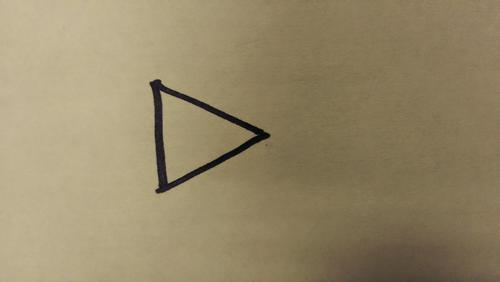
#> input picture IMAG19.jpg, 500 x 282 px, found by its file name
$ python 'rectangle test.py'
#> lines starting #> are read from the running program, lines starting #| are printed output that depends on the picture; after the words box and inside, x2 and y2 are one past the last pixel; in counts of white or black regions, pixels touching at a corner belong together
import cv2
import numpy as np


# load the query image
image = cv2.imread('IMAG19.jpg')
#> image is the input picture: shape (282, 500, 3); mean B, G, R 104.9, 136.3, 150.2


# convert the image to grayscale, blur it, and find edges in the image
gray = cv2.cvtColor(image, cv2.COLOR_BGR2GRAY)
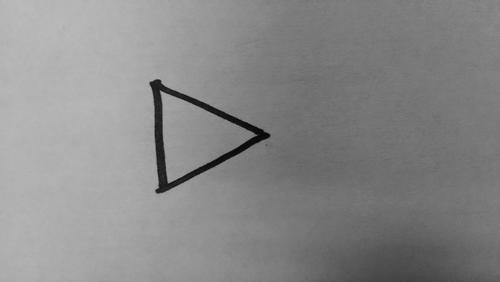
#> gray: shape (282, 500); min 0, max 187, mean 136.9
gray = cv2.bilateralFilter(gray, 11, 17, 17)
edged = cv2.Canny(gray, 30, 200)
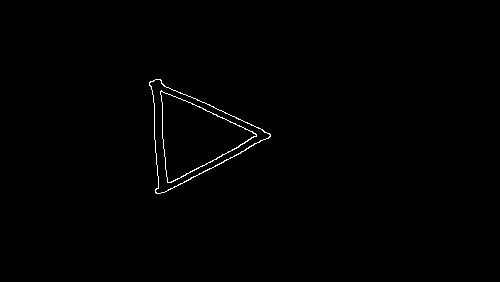
#> edged: shape (282, 500); 0.53% white in thin lines or dots, all inside (x1, y1, x2, y2) = (149, 79, 271, 194)


# find contours in the edged image, keep only the largest
# ones, and initialize our screen contour (keeps 40 largest points)
(cnts, _) = cv2.findContours(edged.copy(), cv2.RETR_TREE, cv2.CHAIN_APPROX_SIMPLE)
#> cnts = 4 contours; box (x1, y1, x2, y2) and area: (149, 79, 271, 194) 6926, (149, 79, 271, 194) 6858, (160, 90, 257, 183) 4581, (160, 91, 257, 183) 4526
cnts = sorted(cnts, key = cv2.contourArea, reverse = True)[:40]
screenCnt = None

# loop over our contours
for c in cnts:
    # approximate the contour
    peri = cv2.arcLength(c, True)
    approx = cv2.approxPolyDP(c, 0.02 * peri, True)

    # if our approximated contour has four points, then
    # we can assume that we have found our screen
    if len(approx) == 4:
        screenCnt = approx
        break
#> this loop made 4 passes
#> (peri, approx) on passes 1 to 4: (402.8, [[149, 82], [156, 193], [270, 136]]), (400.4, [[149, 83], [270, 135], [157, 193]]), (318.6, [[160, 91], [167, 182], [256, 136]]), (315.4, [[160, 92], [256, 135], [168, 182]])

cv2.drawContours(image, [screenCnt], -1, (0, 255, 0), 3)
cv2.imwrite("box3.jpg", image)
cv2.waitKey(0)

$ run again, with TESTIMAGEHOUGHLINE.jpg copied over IMAG19.jpg
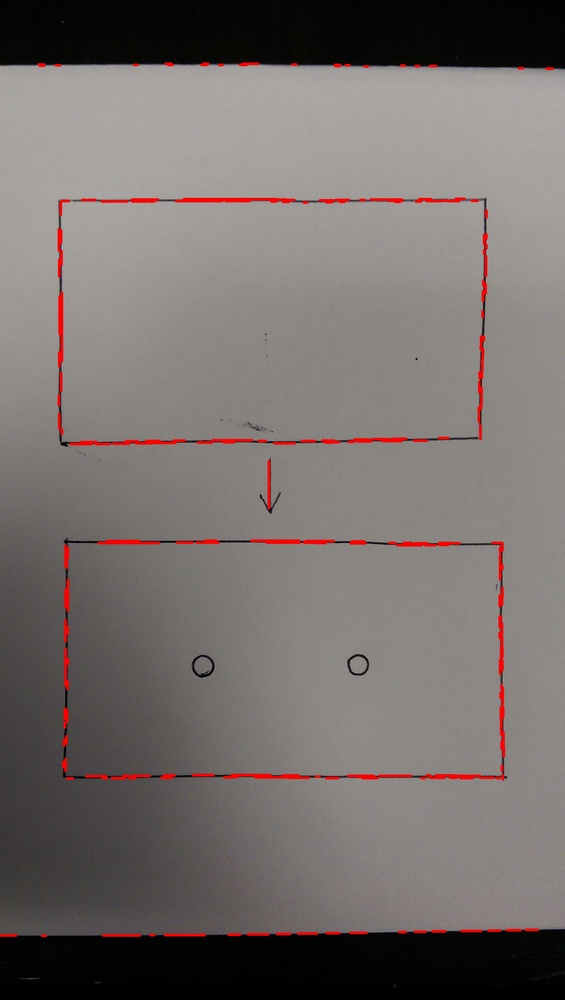
#> input picture TESTIMAGEHOUGHLINE.jpg, 565 x 1000 px, shrunk from 1520 x 2688 before the run, found by its file name
#> image is the input picture: shape (1000, 565, 3); mean B, G, R 108.4, 111, 118
#> `edged = cv2.Canny(gray, 30, 200)`:
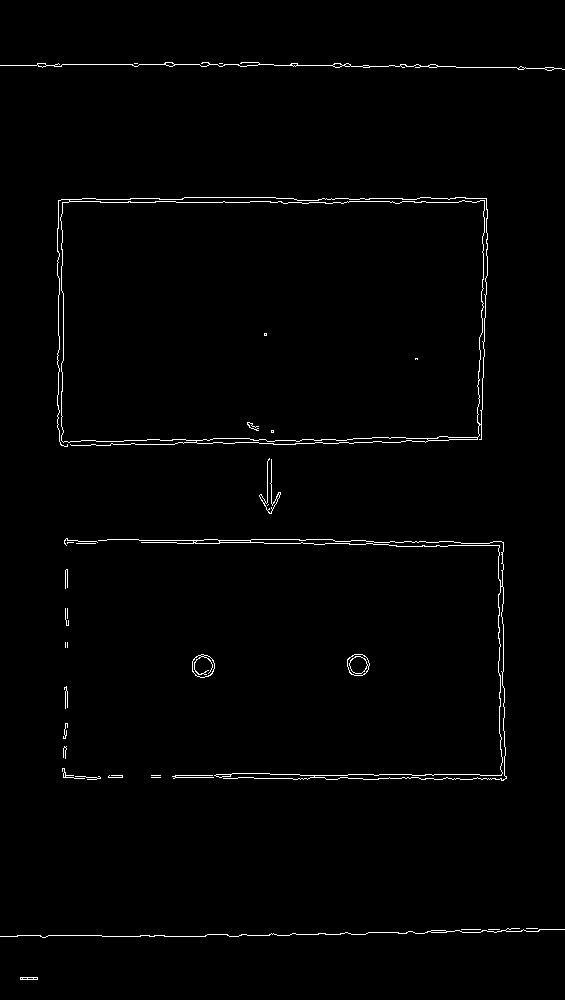
#> edged: shape (1000, 565); 1.2% white in thin lines or dots
#> `(cnts, _) = cv2.findContours(edged.copy(), cv2.RETR_TREE, cv2.CHAIN_AP..`: cnts = 69 contours, 42 with area under 20; largest, box (x1, y1, x2, y2) and area: (57, 197, 488, 447) 102664, (60, 200, 485, 443) 99396, (98, 539, 507, 781) 2682, (69, 197, 488, 425) 2258, (314, 586, 507, 781) 1442
#> `cnts = sorted(cnts, key = cv2.contourArea, reverse = True)[:40]`: cnts = 40 contours, 13 with area under 20; largest, box (x1, y1, x2, y2) and area: (57, 197, 488, 447) 102664, (60, 200, 485, 443) 99396, (98, 539, 507, 781) 2682, (69, 197, 488, 425) 2258, (314, 586, 507, 781) 1442
#> the loop `for c in cnts:` made 2 passes
#> (peri, screenCnt) on pass 2: (1367.7, [[484, 201], [477, 437], [61, 440], [63, 202]])
#> `cv2.drawContours(image, [screenCnt], -1, (0, 255, 0), 3)`:
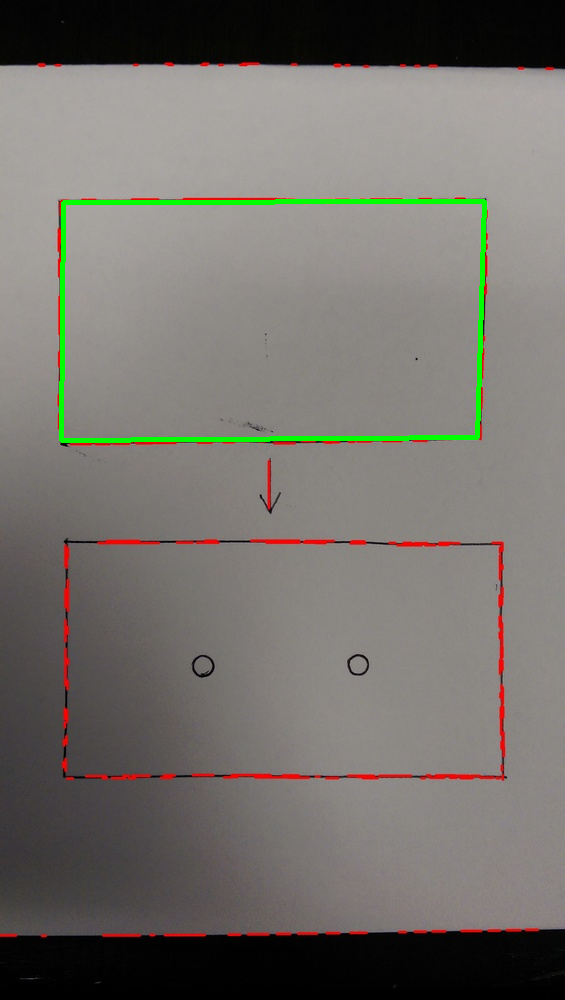
#> image: shape (1000, 565, 3); 1.16% of pixels changed, all inside (x1, y1, x2, y2) = (59, 199, 487, 443)

$ run again, with square1.jpg copied over IMAG19.jpg
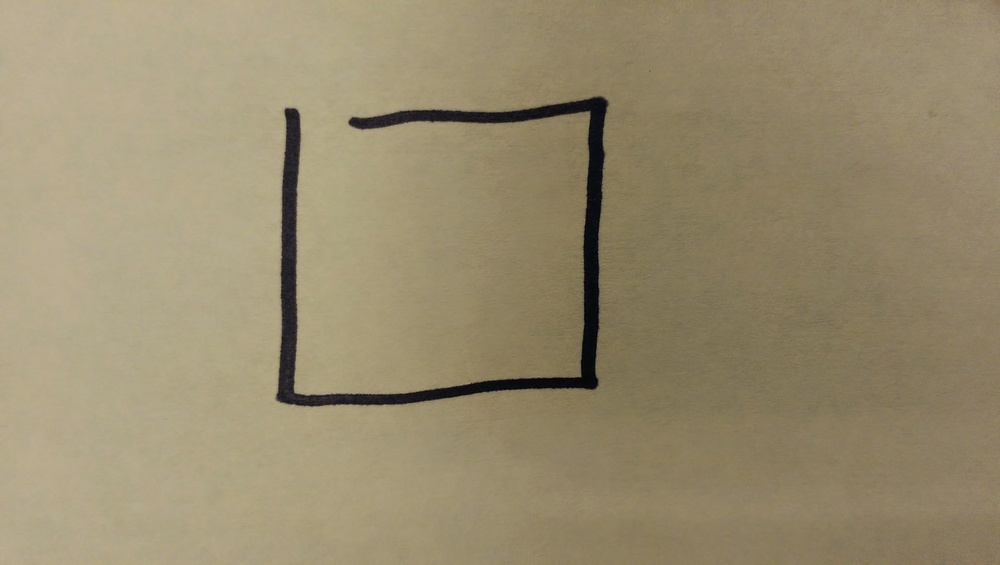
#> input picture square1.jpg, 1000 x 565 px, shrunk from 2688 x 1520 before the run, found by its file name
#> image is the input picture: shape (565, 1000, 3); mean B, G, R 110.6, 140.1, 152.5
#> `gray = cv2.cvtColor(image, cv2.COLOR_BGR2GRAY)`:
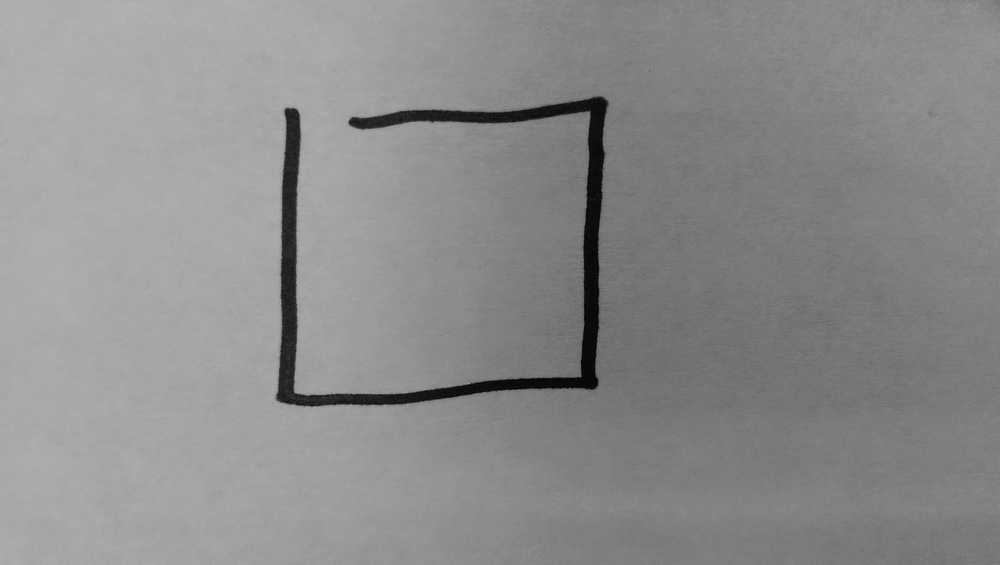
#> gray: shape (565, 1000); min 0, max 178, mean 140.5
#> `edged = cv2.Canny(gray, 30, 200)`:
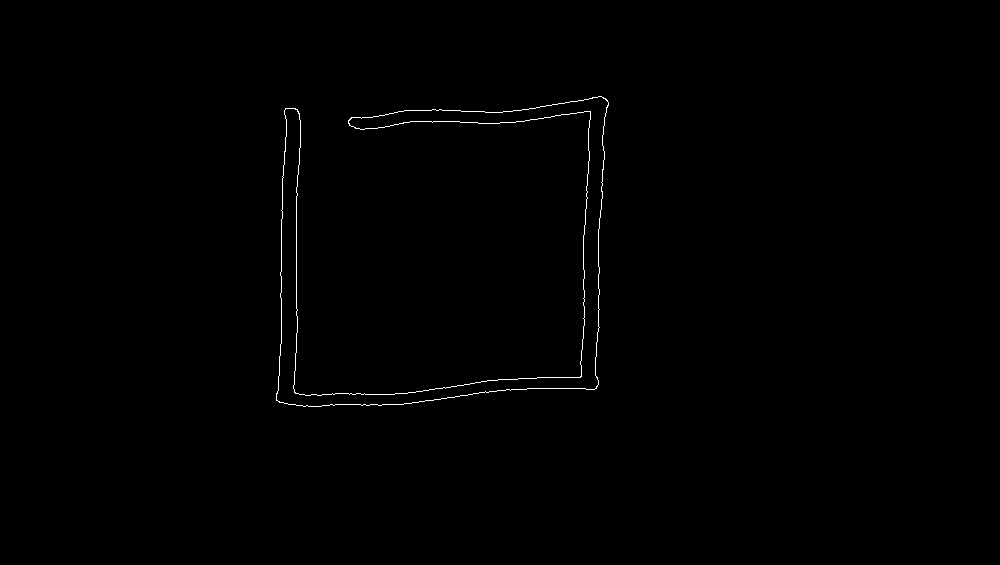
#> edged: shape (565, 1000); 0.4% white in thin lines or dots, all inside (x1, y1, x2, y2) = (276, 96, 609, 407)
#> cnts = 2 contours; box (x1, y1, x2, y2) and area: (276, 96, 609, 407) 14614, (276, 96, 609, 407) 14586
#> the loop `for c in cnts:` made 2 passes
#> peri on passes 1 to 2: 2351.3, 2349
